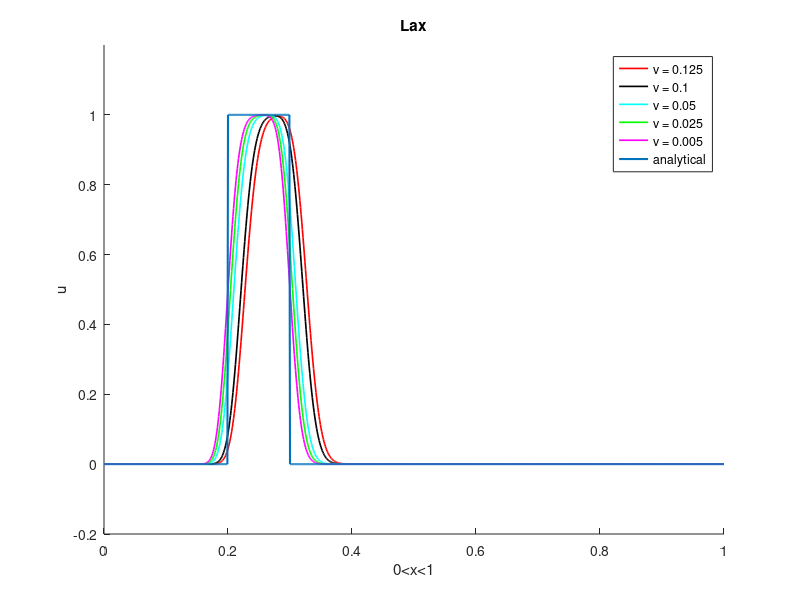
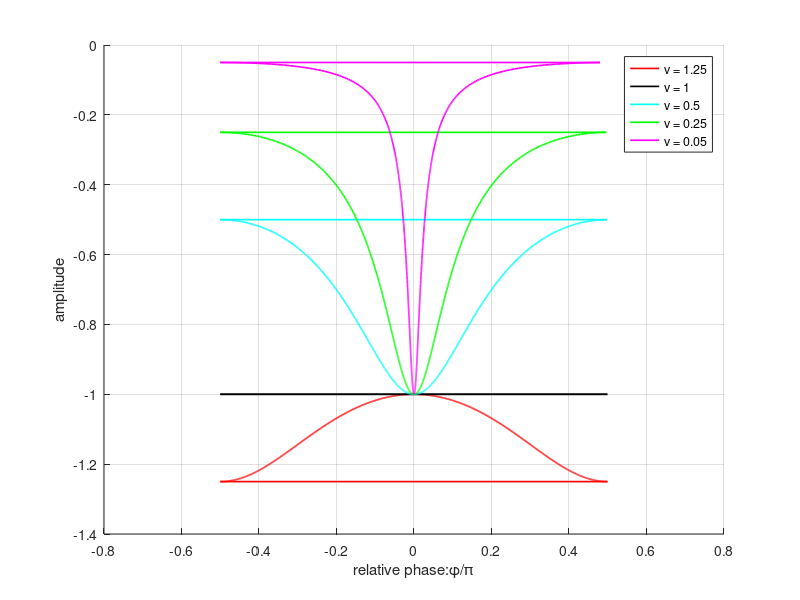

Write MATLAB code to recreate these figures, in order.
clc
clear all
close all

 L = 1;%[0,1]
 delta_x = 0.001*L ;%mesh makani(mitavand riztar ham shavad.)
 %%%har ghadr zarib bala riztar shod javab behtar shod!!!!
 
 a = 0.5 ;%Defined, but can be changed
  
%%%Initial condition A

delta_t=[0.00025,0.0002,0.0001,0.00005,0.00001];  %%riz kardan mesh(zamani)
col=['r','k','c','g','m']

for i = 1 : length(delta_t)
    
     %dt and dx 
  x = 0.0 : delta_x : L ;
  X = length(x) ;
  dt = delta_t(i) ;
  total_time = 100 ;
  
  %pre defining matrix
  u = zeros(X,1) ;
  analytical = zeros(X,1) ;
  error = zeros(X,1) ;
    
 
  %nu=alfa*dt/dx
  nu = [a*delta_t(1)/delta_x, a*delta_t(2)/delta_x, a*delta_t(3)/delta_x, a*delta_t(4)/delta_x, a*delta_t(5)/delta_x] ; 
  
  for ix = 1 : X
      if ( x(ix)<0.2)
          u(ix) = 0.0 ;
      elseif (x(ix)>=0.2 && x(ix)<0.3)
          u(ix) = 1.0 ;
      else
          u(ix) = 0.0 ;      
      end
  end 
    
  %%%%%%noo=1 javab kooooo?
  for it = 1 : total_time
      for ix = 2 : X-1
        u(ix) = 0.5*((u(ix+1) + u(ix-1)) - (a*dt/delta_x)*(u(ix+1) - u(ix-1))) ;  %discritization
         
      end
      
       for ix = 1 : X
      if ( x(ix)<0.2)
          analytical(ix) = 0.0 ;
      elseif (x(ix)>=0.2 && x(ix)<0.3)
          analytical(ix) = 1.0 ;
      else
          analytical(ix) = 0.0 ;      
      end
  end
  end
  
    hold on
    plot (x,u,col(i),'linewidth',1.2)
    axis([0 1 -0.2 1.2])
    
    
    xlabel 0<x<1
    ylabel u
    title 'Lax'
  
end
plot(x,analytical,'linewidth',1.5)
legend('\nu = 0.125','\nu = 0.1','\nu = 0.05','\nu = 0.025','\nu = 0.005', 'analytical')
noo1 = [1.25,1,0.5,0.25,0.05] ;

 for p = 1 : length(noo1)
  for ix = 1 : X
            k(ix) = 2*pi*ix/(2*L) ;
            beta(ix) = k(ix)*delta_x ; %k_m*h
            amplitude(ix) = (cos(beta(ix))*cos(beta(ix)) + noo1(p)^2*sin(beta(ix))*sin(beta(ix)))^0.5 ;
             phi(ix) = atan(-noo1(p)*tan(beta(ix))) ;
      end
    
    figure(2)
    hold on
    grid on
   
    plot (phi/pi,-amplitude,col(p),'linewidth',1.2)
    legend('\nu = 1.25','\nu = 1','\nu = 0.5','\nu = 0.25','\nu = 0.05')
   
    xlabel 'relative phase:\phi/\pi'
    ylabel amplitude
 end




%    for ix = 1 : X
%       error(ix) = abs(u(ix)-analytical(ix)) ;
%      fprintf('\n x: %f  Numerical u: %f  Analytical u: %f Error: %f \n', x(ix), u(ix), analytical(ix), error(ix))
%    end